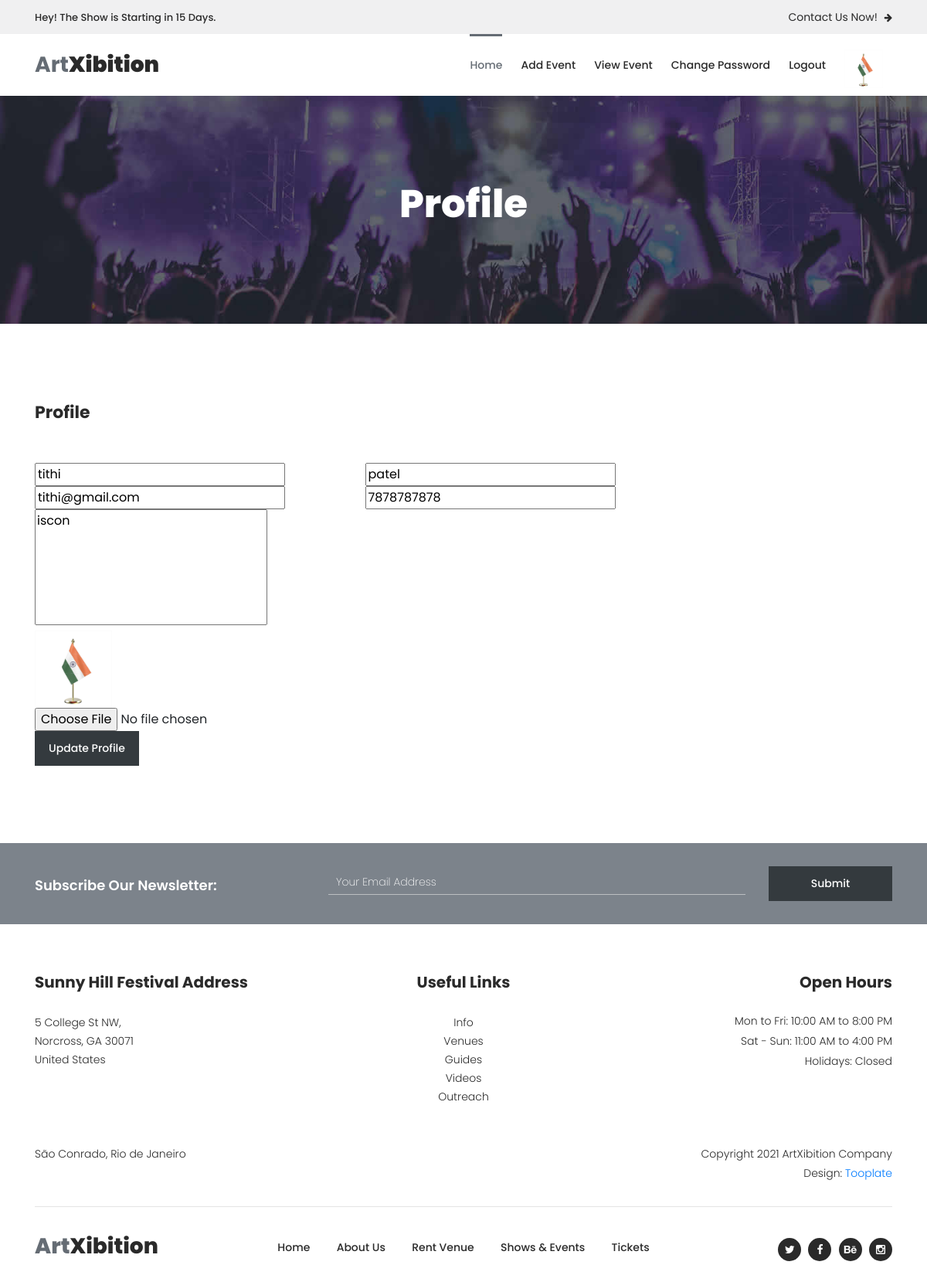
Page /profile/ (signed in) on the committed database.
### myapp/models.py (models this page shows, shortened)
class User(models.Model):
	fname=models.CharField(max_length=100)
	lname=models.CharField(max_length=100)
	email=models.EmailField()
	mobile=models.PositiveIntegerField()
	address=models.TextField()
	password=models.CharField(max_length=100)
	profile_picture=models.ImageField(upload_to="profile_picture/",default="")
	usertype=models.CharField(max_length=100,default="user")

### myapp/views.py (the view)
# urls.py: path('profile/',views.profile,name='profile'),
def profile(request):
	user=User.objects.get(email=request.session['email'])
	if request.method=="POST":
		user.fname=request.POST['fname']
		user.lname=request.POST['lname']
		user.mobile=request.POST['mobile']
		user.address=request.POST['address']
		try:
			user.profile_picture=request.FILES['profile_picture']
		except:
			pass
		user.save()
		request.session['profile_picture']=user.profile_picture.url
		msg="Profile Updated Successfully"
		if user.usertype=="user":
			return render(request,'profile.html',{'user':user,'msg':msg})
		else:
			return render(request,'manager-profile.html',{'user':user})
	else:
		if user.usertype=="user":
			return render(request,'profile.html',{'user':user})
		else:
			return render(request,'manager-profile.html',{'user':user})

### myapp/templates/manager-profile.html (shortened to what this page needs)
{% extends 'manager-header.html' %}
{% load static %}
{% block content %}
<!DOCTYPE html>
<html lang="en">
  <head>
    </head>
    <body>
    <div class="page-heading-rent-venue">
        <div class="container">
            <div class="row">
                <div class="col-lg-12">
                    <h2>Profile</h2>
                </div>
            </div>
        </div>
    </div>
    <div class="rent-venue-application">
        <div class="container">
            <div class="row">
                <div class="col-lg-9">
                    <div class="heading-text">
                        <h4>Profile</h4>
                    </div>
                    <div class="contact-form">
                        <form id="contact" action="{% url 'profile'  %}" method="post" enctype="multipart/form-data">
                          <div class="row">
                            <div class="col-md-6 col-sm-12">
                              <fieldset>
                                <input name="fname" type="text" id="name" value="{{user.fname}}" required="">
                              </fieldset>
                            </div>
                            <div class="col-md-6 col-sm-12">
                              <fieldset>
                                <input name="lname" type="text" id="name" value="{{user.lname}}">
                              </fieldset>
                            </div>
                            <div class="col-md-6 col-sm-12">
                              <fieldset>
                                <input name="email" type="text" id="email" value="{{user.email}}" readonly>
                              </fieldset>
                            </div>
                            <div class="col-md-6 col-sm-12">
                              <fieldset>
                                <input name="mobile" type="text" id="phone-number" value="{{user.mobile}}">
                              </fieldset>
                            </div>
                            <div class="col-lg-12">
                              <fieldset>
                                <textarea name="address" rows="6" id="about-event-hosting" >{{user.address}}</textarea>
                              </fieldset>
                            </div>
                            <div class="col-lg-12">
                              <fieldset>
                                <img src="{{user.profile_picture.url}}" style="width: 100px;height: 100px;">
                              </fieldset>
                            </div>
                            <div class="col-md-6 col-sm-12">
                              <fieldset>
                                <input name="profile_picture" type="file" id="phone_number" >
                              </fieldset>
                            </div>
                            <div class="col-lg-12">
                              <fieldset>
                                <button type="submit" id="form-submit" class="main-dark-button">Update Profile</button>
                              </fieldset>
                            </div>
                          </div>
                        </form>
                    </div>
                </div>
            </div>
        </div>
    </div>
    <div class="subscribe">
        <div class="container">
            <div class="row">
                <div class="col-lg-4">
                    <h4>Subscribe Our Newsletter:</h4>
                </div>
                <div class="col-lg-8">
                    <form id="subscribe" action="" method="get">
                        <div class="row">
                          <div class="col-lg-9">
                            <fieldset>
                              <input name="email" type="text" id="email" pattern="[^ @]*@[^ @]*" placeholder="Your Email Address" required="">
                            </fieldset>
                          </div>
                          <div class="col-lg-3">
                            <fieldset>
                              <button type="submit" id="form-submit" class="main-dark-button">Submit</button>
                            </fieldset>
                          </div>
                        </div>
                    </form>
                </div>
            </div>
        </div>
    </div>
  </body>
</html>
{% endblock %}

### myapp/static/assets/css/tooplate-artxibition.css (style rules this page uses)
html, body, div, span, applet, object, iframe, h1, h2, h3, h4, h5, h6, p, blockquote, div pre, a, abbr, acronym, address, big, cite, code, del, dfn, em, font, img, ins, kbd, q, s, samp, small, strike, strong, sub, sup, tt, var, b, u, i, center, dl, dt, dd, ol, ul, li, figure, header, nav, section, article, aside, footer, figcaption { margin: 0; padding: 0; border: 0; outline: 0; }
* { box-sizing: border-box; }
html, body { font-family: 'Poppins', sans-serif; font-weight: 400; background-color: #fff; font-size: 16px; -ms-text-size-adjust: 100%; -webkit-font-smoothing: antialiased; -moz-osx-font-smoothing: grayscale; }
h1, h2, h3, h4, h5, h6 { margin-top: 0px; margin-bottom: 0px; }
h4 { line-height: 30px; }
html, body { background: #fff; font-family: 'Poppins', sans-serif; }
.subscribe { background-color: #7c838b; padding: 30px 0px; }
.subscribe h4 { font-size: 18px; color: #fff; font-weight: 600; margin-top: 10px; }
.subscribe form input { padding: 5px 10px; width: 100%; background-color: transparent; border-top: none; border-left: none; border-right: none; border-bottom: 1px solid rgba(250,250,250,0.5); outline: none; font-size: 14px; color: #fff; font-weight: 200; margin-top: 5px; }
.subscribe form .main-dark-button { display: inline-block; font-size: 14px; padding: 12px 18px; background-color: #343a3e; color: #fff; text-align: center; font-weight: 500; text-transform: capitalize; transition: all .3s; border: none; outline: none; width: 100%; }
.page-heading-rent-venue { background-image: url(../images/rent_venue_bg.jpg); background-size: cover; background-repeat: no-repeat; padding: 110px 0px; text-align: center; }
.page-heading-rent-venue h2 { font-size: 50px; color: #fff; font-weight: 800; margin-bottom: 15px; }
.rent-venue-application { margin: 100px 0px; }
.rent-venue-application .heading-text h4 { font-size: 22px; font-weight: 700; color: #2a2a2a; margin-bottom: 50px; }
.rent-venue-application .contact-form textarea { height: 150px; resize: none; }
.rent-venue-application .contact-form ::placeholder { color: #7a7a7a; }
.rent-venue-application form .main-dark-button { display: inline-block; font-size: 14px; padding: 12px 18px; background-color: #343a3e; color: #fff; text-align: center; font-weight: 500; text-transform: capitalize; transition: all .3s; border: none; outline: none; }

### rows in the picture
User: fname "tithi", lname "patel", email "tithi@gmail.com", mobile "7878787878", address "iscon", profile_picture (picture)
